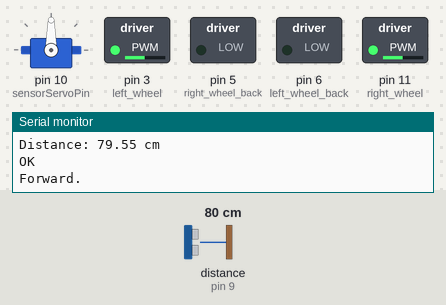
Recording of a sketch running on a simulated Arduino Uno, built with avr-gcc and run on an emulated ATmega328P. Parts: servo, switched loads named in the sketch (green lamp = pin HIGH), the last lines printed to the serial monitor. Wiring (inferred from the names in the program): ultrasonic range finder: trigger pin 8; echo pin 9. The inputs (shaded band) are chosen by the test bench; at power-on: distance to the obstacle (sensor on pin 9) 80 cm. The echo pulse lasts 58.3 µs per cm; pins used as bus, display or sensor lines are not drawn.

Above: at 6.2 s.
6.3 s: distance to the obstacle (sensor on pin 9) set to 56 cm
9.3 s: distance to the obstacle (sensor on pin 9) set to 47 cm
At 9.7 s:
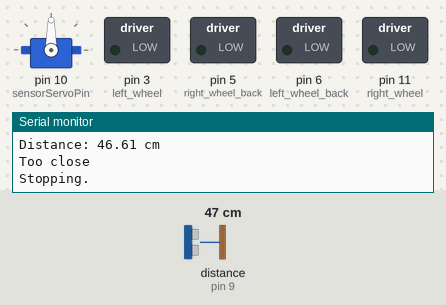
At 11.1 s:
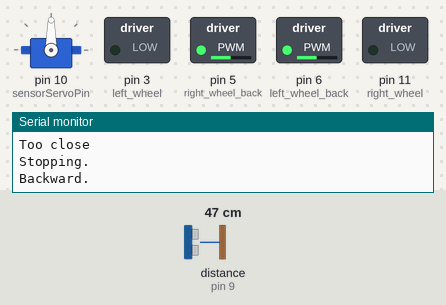
12.3 s: distance to the obstacle (sensor on pin 9) set to 60 cm
At 13.4 s:
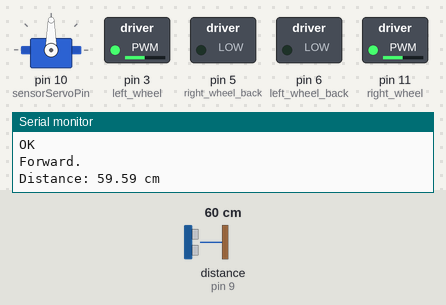
Timing chart, 0 to 15.3 s (numbered marks = the images above; inputs shaded):
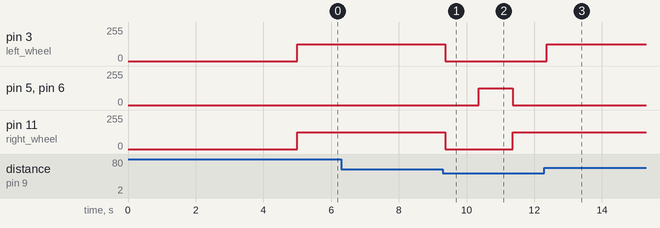

The sketch:

ObstacleAvoidance.ino
```cpp
#include <Servo.h>
// this code doesn't work. -cayceb 1/9/18

// Distance sensor connections
const int frontEchoPin = 9;
const int frontTriggerPin = 8;

// Distance sensor servo
const int sensorServoPin = 10;
Servo sensorServo;

// digital write will receive the full 5v signal.  This may be too fast.
// use analog write to send a PWM signal with a value of 0 - 255.
const int left_wheel = 3;        // Green wire, IN1, pin 3
const int left_wheel_back = 6;   // Yellow wire, IN2, pin 6
const int right_wheel = 11;      // Blue wire, IN3, pin 11
const int right_wheel_back = 5;  // Purple wire, IN4, pin 5

int speed = 125; // how fast do you want your motors to go? 0-255

volatile float maxFrontDistance = 50.00;
volatile float frontDuration, frontDistanceCm;
volatile float maxLeftDistance, maxRightDistance = 20.00;
void setup() {
  // serial
  Serial.begin(9600);
  // ultrasonic
  sensorServo.attach(sensorServoPin);
  sensorServo.write(90);

  pinMode(frontTriggerPin, OUTPUT);
  pinMode(frontEchoPin, INPUT);

  // sensor servo
  pinMode(sensorServoPin, OUTPUT);

  // motors
  pinMode(left_wheel, OUTPUT);
  pinMode(left_wheel_back, OUTPUT);
  pinMode(right_wheel, OUTPUT);
  pinMode(right_wheel_back, OUTPUT);
  delay(5000);
}
void loop() {

  // front distance check
  checkFrontDistance();
  if (frontDistanceCm < maxFrontDistance) {
    Serial.println("Too close");
    moveStop();
    delay(1000);
    moveBackward();
    delay(1000);
    moveLeft();
    delay(1000);

  }
  else {
    Serial.println("OK");
    moveForward();
  }
}
void checkFrontDistance() {
  digitalWrite(frontTriggerPin, LOW);  //para generar un pulso limpio ponemos a LOW 4us
  delayMicroseconds(4);
  digitalWrite(frontTriggerPin, HIGH);  //generamos Trigger (disparo) de 10us
  delayMicroseconds(10);
  digitalWrite(frontTriggerPin, LOW);
  frontDuration = pulseIn(frontEchoPin, HIGH);  //medimos el tiempo entre pulsos, en microsegundos
  frontDistanceCm = frontDuration * 10 / 292 / 2;  //convertimos a distancia, en cm
  Serial.print("Distance: ");
  Serial.print(frontDistanceCm);
  Serial.println(" cm");
}

void moveBackward() {
  Serial.println("Backward.");
  analogWrite(left_wheel_back, speed);  // alogWrite values from 0 to 255
  analogWrite(right_wheel_back, speed);
  analogWrite(left_wheel, 0);
  analogWrite(right_wheel, 0);
}

void moveForward() {
  Serial.println("Forward.");
  analogWrite(left_wheel, speed);
  analogWrite(right_wheel, speed);
  analogWrite(left_wheel_back, 0);
  analogWrite(right_wheel_back, 0);
}

void moveLeft() {
  Serial.println("Left.");
  analogWrite(left_wheel, 0);
  analogWrite(right_wheel, speed);
  analogWrite(left_wheel_back, 0);
  analogWrite(right_wheel_back, 0);
}

void moveRight() {
  Serial.println("Right.");
  analogWrite(left_wheel, speed);
  analogWrite(right_wheel, 0);
  analogWrite(left_wheel_back, 0);
  analogWrite(right_wheel_back, 0);
}

void moveStop() {
  Serial.println("Stopping.");
  analogWrite(left_wheel_back, 0);
  analogWrite(right_wheel_back, 0);
  analogWrite(left_wheel, 0);
  analogWrite(right_wheel, 0);
}
```

Measured:
- the behaviour switches between 51 and 50 cm on distance to the obstacle (sensor on pin 9) (found by bisection; images 0 and 1)
- after the input at 9.3 s, pin 3 (left_wheel): 125/255 → 0/255 after 0.07 s; pin 5 (right_wheel_back), pin 6 (left_wheel_back): 0/255 → 125/255 after 1.1 s, → 0/255 1.0 s later; pin 11 (right_wheel): 125/255 → 0/255 after 0.07 s, → 125/255 2.0 s later
- after the input at 12.3 s, pin 3 (left_wheel): 0/255 → 125/255 after 0.07 s; pin 5 (right_wheel_back), pin 6 (left_wheel_back): stops changing and stays 0/255; pin 11 (right_wheel): stops changing and stays 125/255
